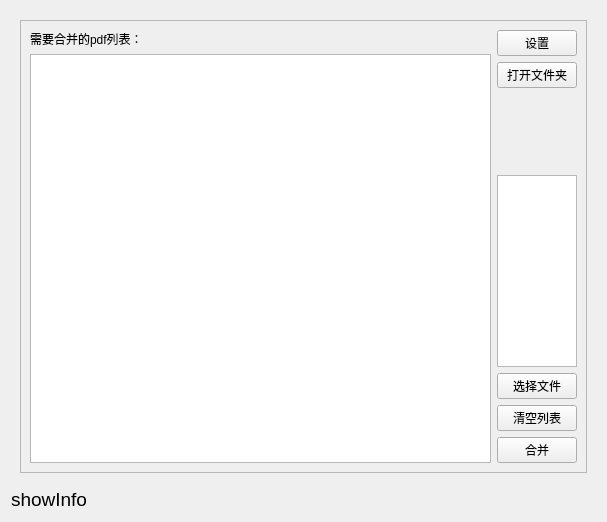
<?xml version="1.0" encoding="UTF-8"?>
<ui version="4.0">
 <class>Form</class>
 <widget class="QWidget" name="Form">
  <property name="geometry">
   <rect>
    <x>0</x>
    <y>0</y>
    <width>607</width>
    <height>522</height>
   </rect>
  </property>
  <property name="windowTitle">
   <string>Form</string>
  </property>
  <layout class="QGridLayout" name="gridLayout">
   <item row="0" column="0">
    <widget class="QStackedWidget" name="stackedWidget">
     <property name="currentIndex">
      <number>0</number>
     </property>
     <widget class="QWidget" name="page">
      <layout class="QVBoxLayout" name="verticalLayout_4">
       <item>
        <widget class="QFrame" name="frame">
         <property name="frameShape">
          <enum>QFrame::StyledPanel</enum>
         </property>
         <property name="frameShadow">
          <enum>QFrame::Raised</enum>
         </property>
         <layout class="QHBoxLayout" name="horizontalLayout" stretch="9,1">
          <item>
           <layout class="QVBoxLayout" name="verticalLayout_3">
            <item>
             <widget class="QLabel" name="label">
              <property name="text">
               <string>需要合并的pdf列表：</string>
              </property>
             </widget>
            </item>
            <item>
             <widget class="QListWidget" name="listWidget"/>
            </item>
           </layout>
          </item>
          <item>
           <layout class="QVBoxLayout" name="verticalLayout_2">
            <item>
             <widget class="QPushButton" name="settingPageBtn">
              <property name="text">
               <string>设置</string>
              </property>
             </widget>
            </item>
            <item>
             <widget class="QPushButton" name="openDirBtn">
              <property name="text">
               <string>打开文件夹</string>
              </property>
             </widget>
            </item>
            <item>
             <spacer name="verticalSpacer">
              <property name="orientation">
               <enum>Qt::Vertical</enum>
              </property>
              <property name="sizeHint" stdset="0">
               <size>
                <width>20</width>
                <height>40</height>
               </size>
              </property>
             </spacer>
            </item>
            <item>
             <widget class="QTextEdit" name="textEdit"/>
            </item>
            <item>
             <layout class="QFormLayout" name="formLayout">
              <item row="0" column="0">
               <widget class="QPushButton" name="selectBtn">
                <property name="text">
                 <string>选择文件</string>
                </property>
               </widget>
              </item>
              <item row="1" column="0">
               <widget class="QPushButton" name="clearListBtn">
                <property name="text">
                 <string>清空列表</string>
                </property>
               </widget>
              </item>
              <item row="2" column="0">
               <widget class="QPushButton" name="fileMergeBtn">
                <property name="text">
                 <string>合并</string>
                </property>
               </widget>
              </item>
             </layout>
            </item>
           </layout>
          </item>
         </layout>
        </widget>
       </item>
      </layout>
     </widget>
     <widget class="QWidget" name="page_2">
      <layout class="QGridLayout" name="gridLayout_2">
       <item row="0" column="0">
        <widget class="QLabel" name="label_2">
         <property name="text">
          <string>默认设置</string>
         </property>
        </widget>
       </item>
       <item row="1" column="0">
        <widget class="QCheckBox" name="defaultcheckBox">
         <property name="text">
          <string>默认文件夹</string>
         </property>
        </widget>
       </item>
       <item row="3" column="0">
        <widget class="QLabel" name="label_3">
         <property name="text">
          <string>文件存储位置</string>
         </property>
        </widget>
       </item>
       <item row="6" column="0">
        <widget class="QLabel" name="label_4">
         <property name="text">
          <string>文件名称（当前设置 + 时间）</string>
         </property>
        </widget>
       </item>
       <item row="7" column="0" colspan="2">
        <widget class="QLineEdit" name="filePrefixText"/>
       </item>
       <item row="9" column="0">
        <widget class="QPushButton" name="back2MainBtn">
         <property name="maximumSize">
          <size>
           <width>200</width>
           <height>16777215</height>
          </size>
         </property>
         <property name="text">
          <string>返回</string>
         </property>
        </widget>
       </item>
       <item row="9" column="1">
        <widget class="QPushButton" name="settingSaveBtn">
         <property name="minimumSize">
          <size>
           <width>200</width>
           <height>0</height>
          </size>
         </property>
         <property name="text">
          <string>保存</string>
         </property>
        </widget>
       </item>
       <item row="2" column="0">
        <widget class="QLineEdit" name="defaultDirText"/>
       </item>
       <item row="2" column="1">
        <widget class="QPushButton" name="selectdefaultDirBtn">
         <property name="text">
          <string>选择</string>
         </property>
        </widget>
       </item>
       <item row="4" column="0">
        <widget class="QLineEdit" name="defaultSaveDirText"/>
       </item>
       <item row="4" column="1">
        <widget class="QPushButton" name="selectdefaultSaveDirBtn">
         <property name="text">
          <string>选择</string>
         </property>
        </widget>
       </item>
      </layout>
     </widget>
    </widget>
   </item>
   <item row="1" column="0">
    <widget class="QLabel" name="showInfoText">
     <property name="font">
      <font>
       <family>Arial</family>
       <pointsize>14</pointsize>
      </font>
     </property>
     <property name="text">
      <string>showInfo</string>
     </property>
    </widget>
   </item>
  </layout>
 </widget>
 <resources/>
 <connections/>
</ui>
